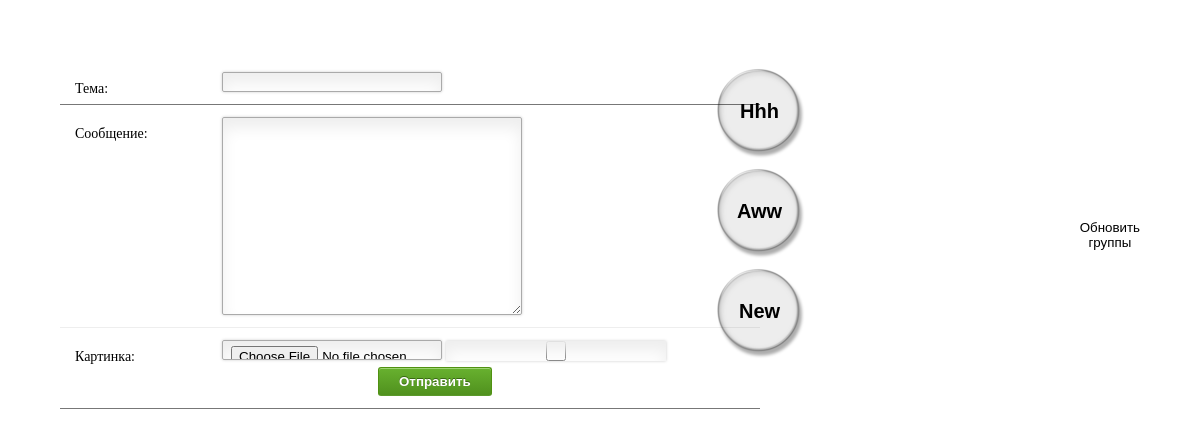
Before: /main/ with the older database file.
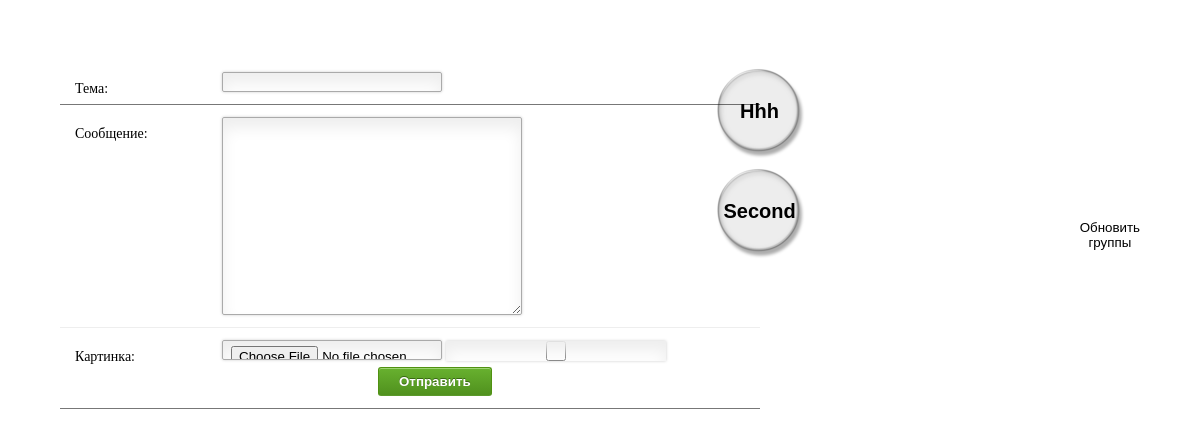
After: the same page with the newer database file.
### main/models.py (models this page shows, shortened)
class Groups(models.Model):
    id_group = models.IntegerField(unique=True)
    name = models.CharField('Название группы', max_length=50)
    class Meta:
        verbose_name = 'Группа'
        verbose_name_plural = 'Группы'
    @staticmethod
    def get_id_groups():
        try:
            all_id = Groups.objects.values('id_group', 'name')
            return all_id
        except ObjectDoesNotExist:
            return None

### main/views.py (the view, shortened to what this page needs)
# urls.py: path('', views.send_message, name='send_message'),
def send_message(request):
    all_info = Groups.get_id_groups()
    if all_info is None: all_info = []
    list_info = list(all_info)
    form = MessageForm()
    data = {
        'form': form,
        'list_info': list_info,
    }
    return render(request, 'main/send_message.html', data)

### main/forms.py
class MessageForm(ModelForm):
    class Meta:
        model = Messages
        fields = ['theme', 'text', 'image_file']
        widgets = {
            "theme": TextInput(attrs={
                'class': 'input100',
            }),
            "text": Textarea(attrs={
                'class': 'input100',
            }),
            "image_file": FileInput(),
        }

### main/templates/main/send_message.html (shortened to what this page needs)
{% extends 'main/loyaut.html' %}
{% load static %}
{% block content %}
    <form method="post" class="contact_form" name="contact_form"
          id="contact" action="." style=" display: flex;
    flex-direction: row; flex-wrap: nowrap; margin: 5%;">
        <div style="width: 60%;">
            <ul>
                <li>
                    {{ form.theme.label_tag }}
                    {{ form.theme }}
                </li>
                <li>
                    {{ form.text.label_tag }}
                    {{ form.text }}
                </li>
                <li>
                    {{ form.image_file.label_tag }}
                    {{ form.image_file }}
                    <input type="checkbox" id="save" value="Сохранить">
                    <button class="submit" type="submit" id="send_message">Отправить</button>
                </li>
            </ul>
        </div>
        <div style=" width: 40%;" class="btn-group" id="group_main">
            {% include 'main/groups.html' %}
        </div>
        <button class="btn btn-success" id="update_groups"> Обновить группы</button>
    </form>
{% endblock %}

### main/templates/main/groups.html
{% load static %}
{% for el in list_info %}
                <div style="position: relative;height: 100px; float: left;">
                    <button id="{{ el.id_group }}" class="btn_check_group">
                        <div style="position: absolute; top: 0; left: 0; width: 100px;">
                            <img src="{% static 'main/images/pr.png' %}" alt="..."/>
                        </div>
                        <div
                             style="position: absolute; top: 40%; left: 1%; width: 100px; font-size: 1.5em; font-weight: bolder">
                            {{ el.name }}
                        </div>
                    </button>
                </div>
            {% endfor %}

Changed rows visible on the page:
removed Groups: name "Aww"
removed Groups: name "New"
added Groups: name "Second"
